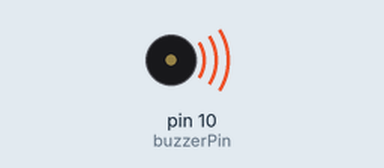
A sketch run on a simulated Arduino Uno, built with avr-gcc and run on an emulated ATmega328P. On the bench: buzzer (waves = sounding, pin HIGH).

Above: at 0.5 s.
Timing chart, 0 to 4.6 s (numbered marks = the images above):
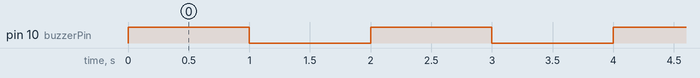

The sketch:

ky012_active_buzzer.ino
```cpp
int buzzerPin = 10;
int j=1;
int dt=1000;
void setup ()
{
  pinMode (buzzerPin, OUTPUT);
}
void loop ()
{
  analogWrite (buzzerPin, 255);
  delay (dt);
  digitalWrite (buzzerPin, LOW);
  delay (dt);
}
```

Measured:
- by itself, pin 10 (buzzerPin): alternates HIGH for 1.0 s and LOW for 1.0 s
